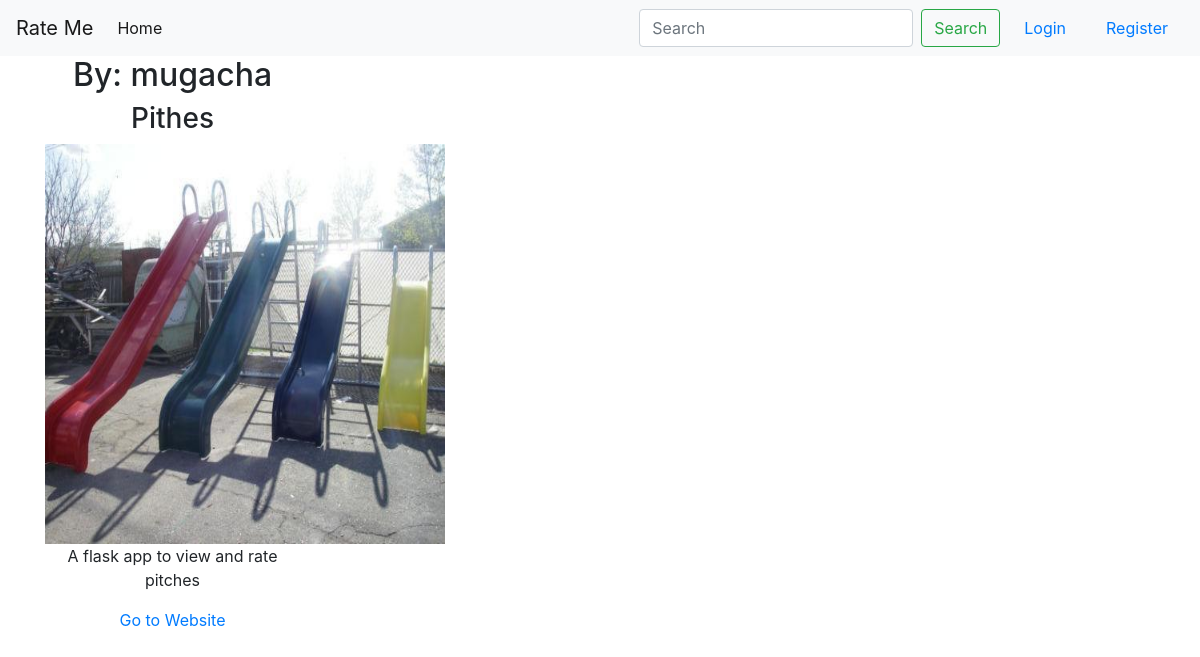
The page /project_detail/2/ on the database its author committed.
### projects/models.py (models this page shows, shortened)
class Project(models.Model):
    title = models.CharField(max_length=100)
    image = models.ImageField(blank=False, upload_to='project_pics')
    description = models.TextField()
    link = models.URLField(
        max_length=128,
        db_index=True,
        unique=True,
        blank=True
    )
    author = models.ForeignKey(User, on_delete=models.CASCADE)

### projects/views.py (the view)
# urls.py: path('project_detail/<int:pk>/', views.ProjectDetailView.as_view(), name='project-detail'),
class ProjectDetailView(DetailView):
    model = Project

### templates/projects/project_detail.html
{% extends 'rateme/base.html' %}
{% block content %}
    <div class="row">
        <div class="col-md-3" style="text-align: center">
            <h2>By: {{ object.author }}</h2>
            <h3>{{ object.title }}</h3>
            <a href="{% url 'project-detail'  object.id %}" target="_blank"><img
                    style="width: 400px; height: 400px; text-align: center"
                    src="{{ object.image.url }}"
                    alt="project image"></a>
            <p>
                {{ object.description }}
            </p>
            <a href="{{ object.link }}">Go to Website</a>
        </div>
    </div>
{% endblock content %}

### rows shown on the page
Project: author "mugacha", title "Pithes", image (picture), description "A flask app to view and rate pitches"
